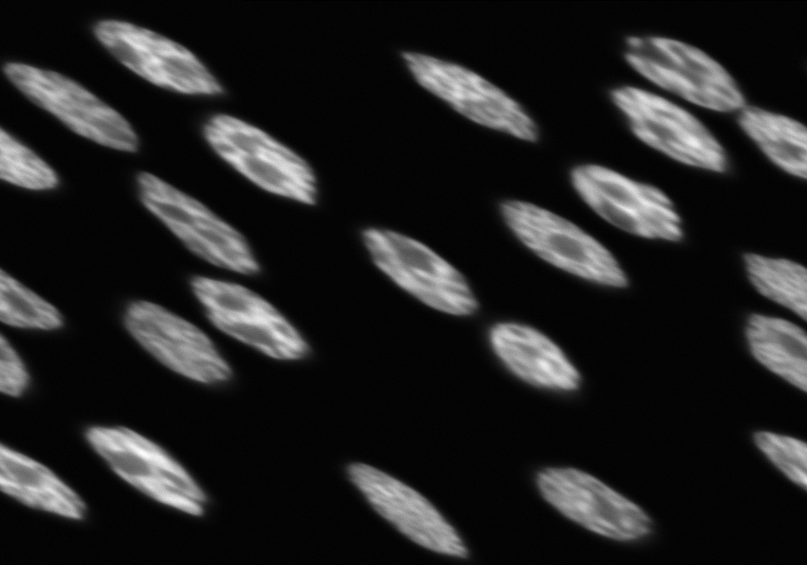
#> input picture Computer_Vision/HW1/NF1.png, 807 x 565 px
$ python NF_full.py   (older library calls are emulated)
#> lines starting #> are read from the running program, lines starting #| are printed output that depends on the picture; after the words box and inside, x2 and y2 are one past the last pixel; in counts of white or black regions, pixels touching at a corner belong together
import cv2 as cv
import numpy as np
import sys
sys.path.append('myfunctions.py') #not sure if it works this way but i tried it
import myfunctions as myf
import math


def show(im, winname):
    cv.namedWindow(winname)
    cv.imshow(winname, im)
    cv.waitKey()


# ~~~~~~~~~~~~~~~~~~~~~~~~~~~~~~~~~~~~~~~~ 1.filtering/blur ~~~~~~~~~~~~~~~~~~~~~~~~~~~~~~~~~~~~~~~~~~


img = cv.imread('NF1.png')                          # loading the image (colored)
#> img is the input picture: shape (565, 807, 3); min 0, max 254, mean 34.2
imgray = cv.cvtColor(img, cv.COLOR_BGR2GRAY)        # turning the image to grayscale
img_blur = cv.blur(imgray, (13, 13))                # blurring for a smoother threshold
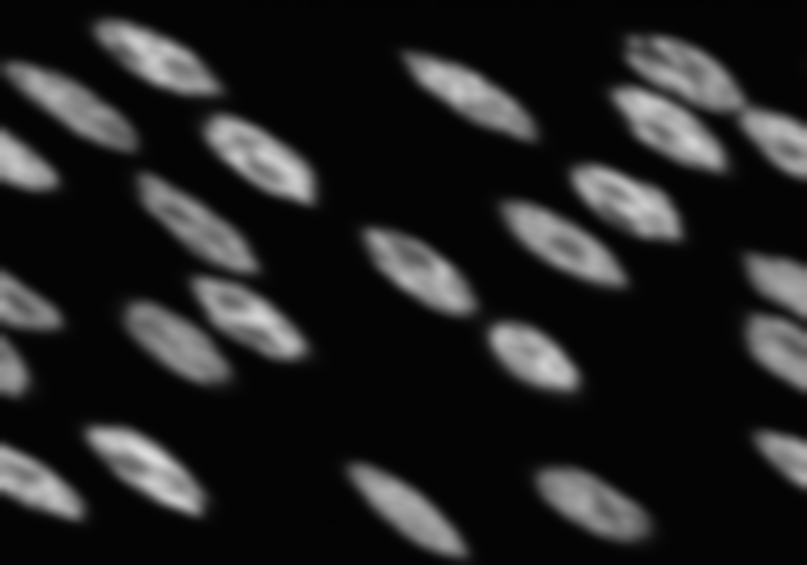
#> img_blur: shape (565, 807); min 3, max 219, mean 34.3
# show(imgray, 'imgray')
# ~~~~~~~~~~~~~~~~~~~~~~~~~~~~~~~~~~~~~~~~~ 2.thresholding ~~~~~~~~~~~~~~~~~~~~~~~~~~~~~~~~~~~~~~~~~~~~~~

res, thres = cv.threshold(img_blur, 60, 255, cv.THRESH_BINARY)   # creating the binary image
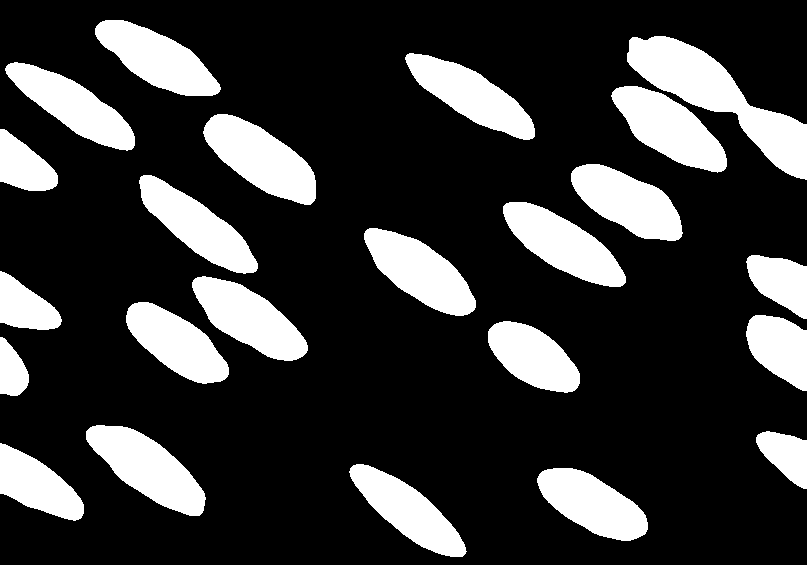
#> thres: shape (565, 807); 22.2% white; 23 white regions, largest, box (x1, y1, x2, y2) and area: (627, 36, 807, 180) 8593, (203, 114, 316, 205) 5567, (86, 425, 206, 516) 5517
# show(thres, 'threshold')
strel = cv.getStructuringElement(cv.MORPH_ELLIPSE, (25, 25))    # appliying opening in order to detach objects that may touch
opening = cv.morphologyEx(thres, cv.MORPH_OPEN, strel)
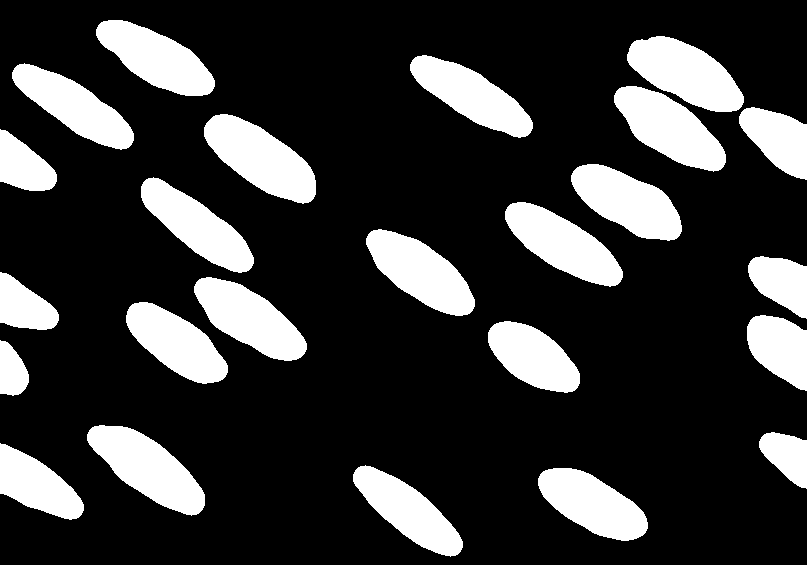
#> opening: shape (565, 807); 21.8% white; 24 white regions
# show(opening, 'opening')
# ~~~~~~~~~~~~~~~~~~~~~~~~~~~~~~~~~~~~~~~~ 3. bounding boxes ~~~~~~~~~~~~~~~~~~~~~~~~~~~~~~~~~~~~~~~~~~~~~~~

# findContours finds the contours of each object and outputs the contour's coordinates
# important! coordinates are x, y format where x is the col number and y the row number
_, all_contours, _ = cv.findContours(opening, cv.RETR_EXTERNAL, cv.CHAIN_APPROX_NONE)
#> all_contours = 24 contours; largest, box (x1, y1, x2, y2) and area: (204, 114, 316, 204) 5387, (87, 425, 205, 516) 5324, (627, 36, 744, 112) 5180, (614, 86, 726, 172) 5080, (366, 229, 475, 316) 4984

# ~~~~~~~~~~~~~~~checking if the objects that I found touch on the edges of the image~~~~~~~~~~~~~~~~~~~~~~~~
obj_on_edge = []  # contains the indexes of all_contours that are invalid

for indx, cnt in enumerate(all_contours):
    for pair in cnt:   # a pair is a [[x y]] value  BE CAREFUL x = column , y = row
        # if x value(col) is equal to first or last column index Or if y value(row) is equal to first or last row index
        # shape[0]-1 gives the last row and shape[1]-1 gives the last column (last meaning the last valid index)
        if pair[0][0] == 0 or pair[0][0] == imgray.shape[1]-1 or pair[0][1] == 0 or pair[0][1] == imgray.shape[0]-1:
            obj_on_edge.append(indx)
            break                   # if at least one point has these coords then append it as obj on edge and analyze next obj
#> this loop made 24 passes
#> after the loop, obj_on_edge = [2, 3, 5, 7, 10, 11, 16, 18]


#> (the run stopped early here; a loop or call above may not have finished)
